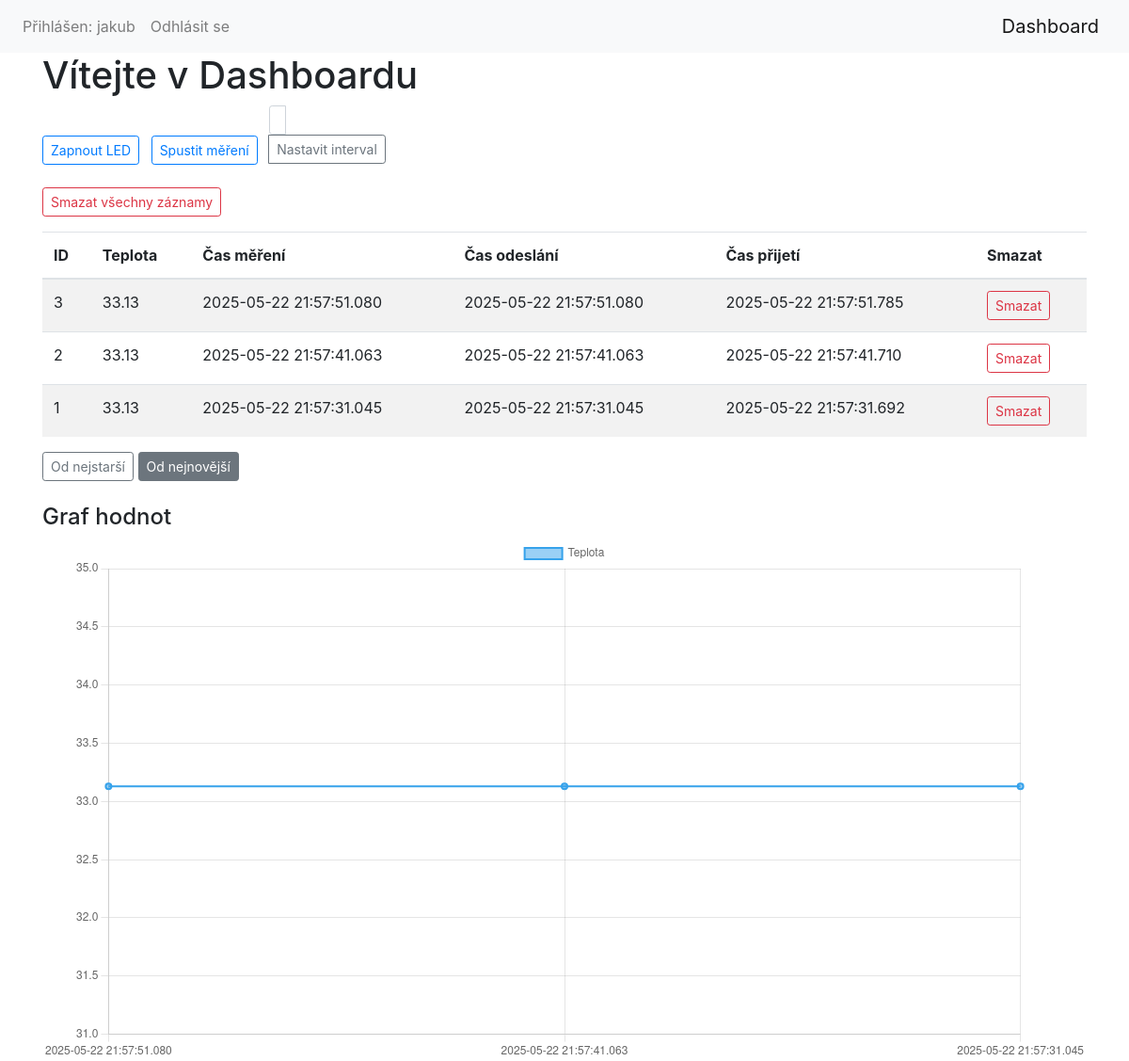
The page /dashboard (signed in) on the database its author committed.
### database.py (models this page shows)
class User(db.Model, UserMixin):
    __tablename__ = 'Users'
    id = db.Column(db.Integer, primary_key=True)
    username = db.Column(db.String(50), unique=True, nullable=False)
    password = db.Column(db.String(50), nullable=False)

### tables this page shows
CREATE TABLE measurements (
            id INTEGER PRIMARY KEY AUTOINCREMENT,
            temp REAL,
            ts_measure TEXT,
            ts_sent TEXT,
            ts_received TEXT
        );

### app.py (the view)
    @application.route('/dashboard')
    @login_required
    def dashboard_view():
        order = request.args.get('sort', 'desc').lower()
        records = fetch_all(order)
        labels = [r[3] for r in records]
        temps = [r[1] for r in records]
        return render_template('dashboard.html', measurements=records,
                               labels=labels, temps=temps, sort=order,
                               led_enabled=led_enabled, measuring=measuring,
                               interval_seconds=interval_seconds)

### database.py (called while the page is built)
def fetch_all(sort='desc'):
    order = 'DESC' if sort == 'desc' else 'ASC'
    conn = sqlite3.connect(DB_FILE)
    cur = conn.cursor()
    cur.execute(f'SELECT * FROM measurements ORDER BY id {order}')
    rows = cur.fetchall()
    conn.close()
    return rows

### templates/dashboard.html (shortened to what this page needs)
{% extends 'layout.html' %}
{% block content %}
<div class="container">
  <h1>Vítejte v Dashboardu</h1>
  <form action="{{ url_for('handle_control') }}" method="POST" class="mb-4">
    <button type="submit" name="action" value="{{ 'LED OFF' if led_enabled else 'LED ON' }}" class="btn btn-outline-primary btn-sm mr-2">
      {{ 'Vypnout LED' if led_enabled else 'Zapnout LED' }}
    </button>
    <button type="submit" name="action" value="{{ 'MEASURE OFF' if measuring else 'MEASURE ON' }}" class="btn btn-outline-primary btn-sm mr-2">
      {{ 'Zastavit měření' if measuring else 'Spustit měření' }}
    </button>
    <div class="input-group input-group-sm d-inline-block" style="width: 150px;">
      <input type="number" name="period" value="{{ interval_seconds }}" class="form-control" min="1">
      <div class="input-group-append">
        <button type="submit" class="btn btn-outline-secondary">Nastavit interval</button>
      </div>
    </div>
  </form>
  <button class="btn btn-outline-danger btn-sm mb-3" onclick="deleteAllData();">Smazat všechny záznamy</button>
  <table class="table table-striped">
    <thead>
      <tr>
        <th>ID</th>
        <th>Teplota</th>
        <th>Čas měření</th>
        <th>Čas odeslání</th>
        <th>Čas přijetí</th>
        <th>Smazat</th>
      </tr>
    </thead>
    <tbody>
      {% for entry in measurements %}
      <tr id="row-{{ entry[0] }}">
        <td>{{ entry[0] }}</td>
        <td>{{ entry[1] }}</td>
        <td>{{ entry[2] }}</td>
        <td>{{ entry[3] }}</td>
        <td>{{ entry[4] }}</td>
        <td>
          <button class="btn btn-outline-danger btn-sm" onclick="deleteData({{ entry[0] }}); return false;">Smazat</button>
        </td>
      </tr>
      {% endfor %}
    </tbody>
  </table>
  <div class="mb-4">
    <a href="{{ url_for('dashboard_view', sort='asc') }}" class="btn btn-outline-secondary btn-sm {% if sort == 'asc' %}active{% endif %}">Od nejstarší</a>
    <a href="{{ url_for('dashboard_view', sort='desc') }}" class="btn btn-outline-secondary btn-sm {% if sort == 'desc' %}active{% endif %}">Od nejnovější</a>
  </div>
  <h4>Graf hodnot</h4>
  <canvas id="temperatureChart" width="400" height="200"></canvas>
</div>
<script>
  document.addEventListener('DOMContentLoaded', () => {
    const xLabels = {{ labels|tojson }};
    const yData = {{ temps|tojson }};
    const ctx = document.getElementById('temperatureChart').getContext('2d');
    new Chart(ctx, {
      type: 'line',
      data: { labels: xLabels, datasets: [{ label: 'Teplota', data: yData, fill: false, borderWidth: 2 }] },
      options: { responsive: true }
    });
  });
</script>
{% endblock %}

### templates/layout.html (shortened to what this page needs)
<!DOCTYPE html>
<html lang="cs">
<head>
  <link rel="stylesheet" href="https://stackpath.bootstrapcdn.com/bootstrap/4.5.2/css/bootstrap.min.css">
</head>
<body>
  <nav class="navbar navbar-expand-lg navbar-light bg-light">
    <div class="collapse navbar-collapse">
      <ul class="navbar-nav">
        {% if current_user.is_authenticated %}
          <li class="nav-item"><a class="nav-link" href="#">Přihlášen: {{ current_user.username }}</a></li>
          <li class="nav-item"><a class="nav-link" href="{{ url_for('signout') }}">Odhlásit se</a></li>
        {% else %}
          <li class="nav-item"><a class="nav-link" href="{{ url_for('signin') }}">Přihlášení</a></li>
          <li class="nav-item"><a class="nav-link" href="{{ url_for('signup') }}">Registrace</a></li>
        {% endif %}
      </ul>
    </div>
    <a href="{{ url_for('dashboard_view') }}" class="navbar-brand">Dashboard</a>
  </nav>
  <div>{% block content %}{% endblock %}</div>
</body>
</html>

### rows shown on the page
User: username "jakub"
measurements: id "3", temp "33.13", ts_measure "2025-05-22 21:57:51.080", ts_sent "2025-05-22 21:57:51.080", ts_received "2025-05-22 21:57:51.785"
measurements: id "2", temp "33.13", ts_measure "2025-05-22 21:57:41.063", ts_sent "2025-05-22 21:57:41.063", ts_received "2025-05-22 21:57:41.710"
measurements: id "1", temp "33.13", ts_measure "2025-05-22 21:57:31.045", ts_sent "2025-05-22 21:57:31.045", ts_received "2025-05-22 21:57:31.692"

### other values the page prints
{{ 'Vypnout LED' if led_enabled else 'Zapnout LED' }} "Zapnout LED"
{{ 'Zastavit měření' if measuring else 'Spustit měření' }} "Spustit měření"
chart data {{ temps|tojson }} [33.13, 33.13, 33.13]
